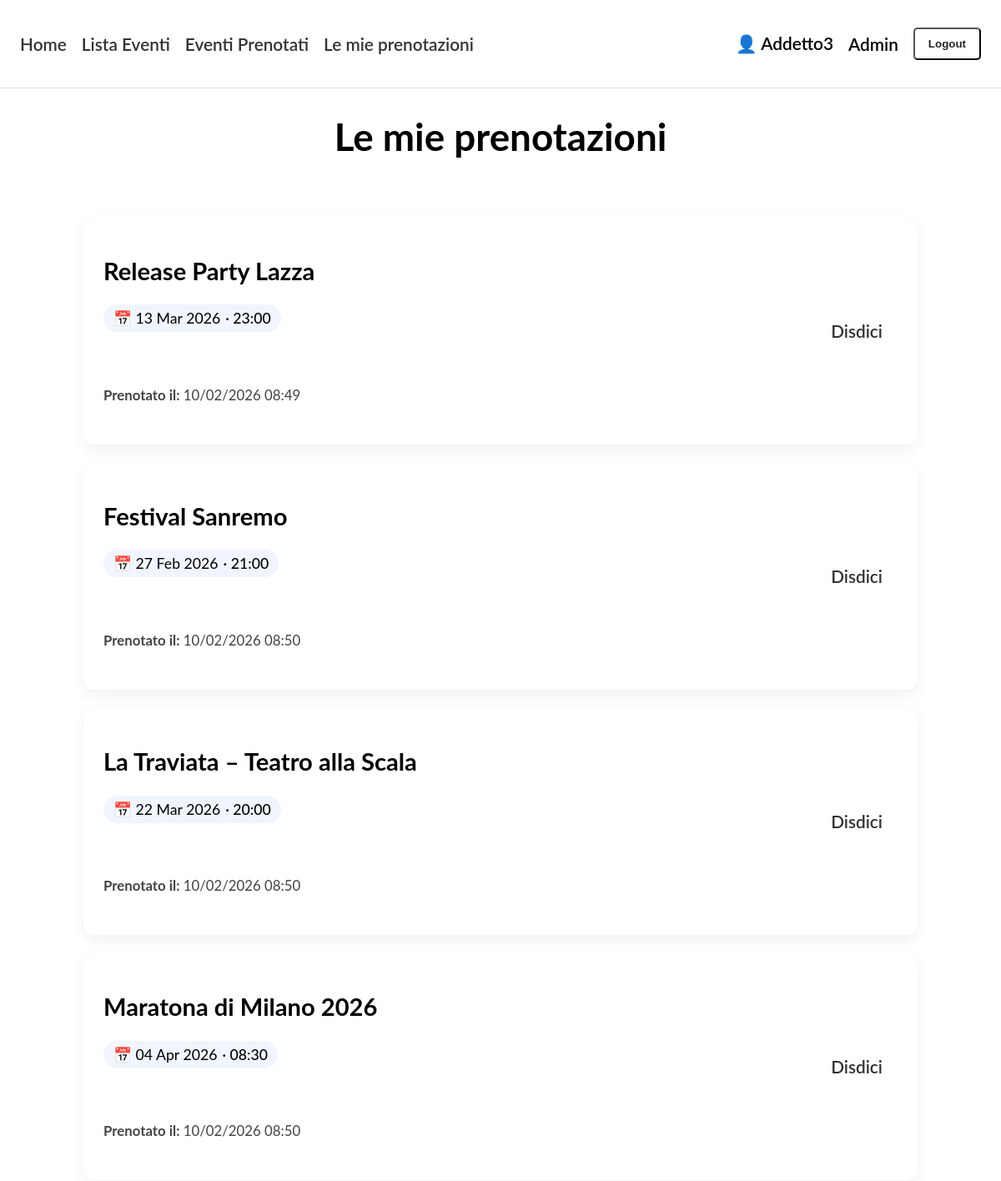
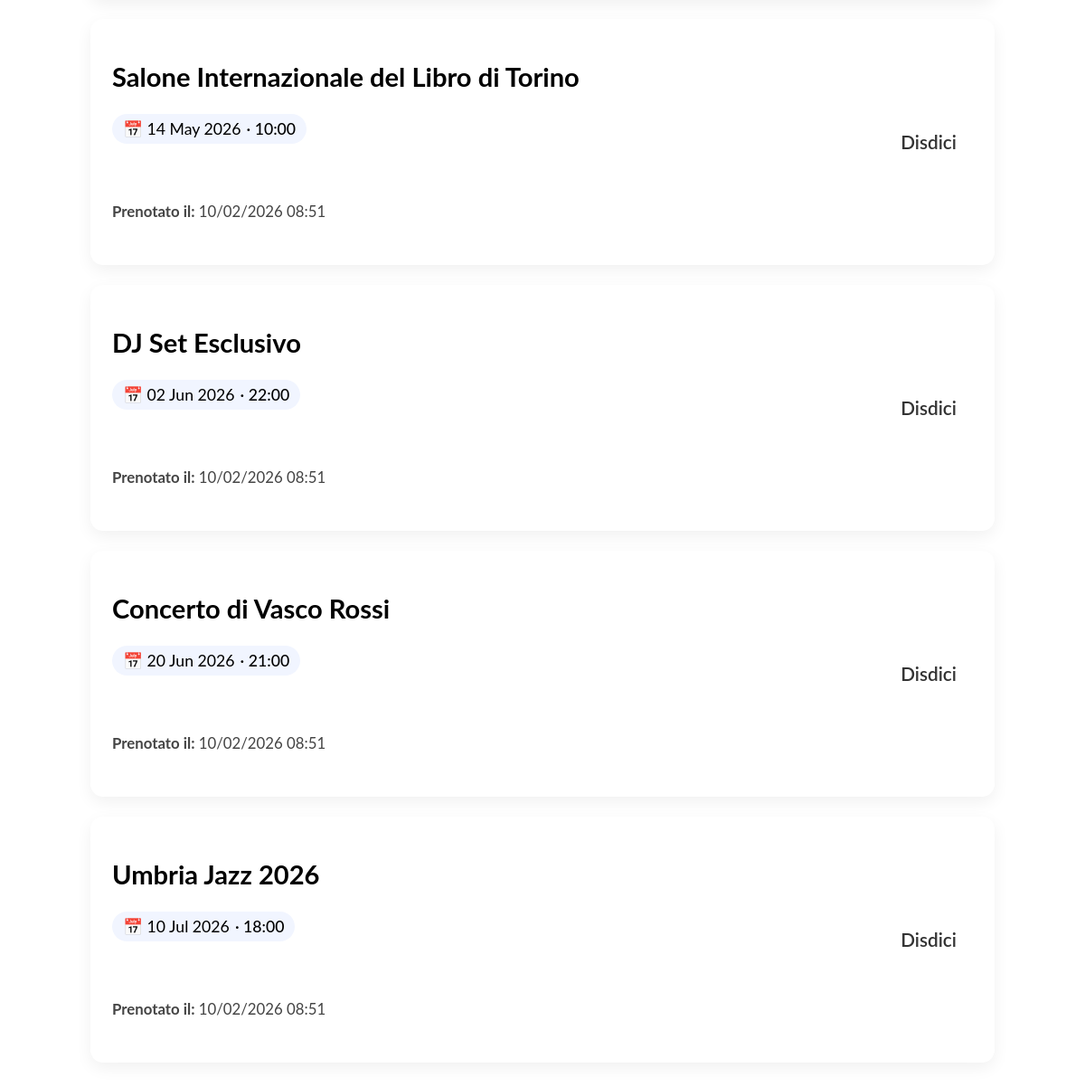
Screenshot of /events/mie-prenotazioni/ (signed in) with the database file from the repository (2 pictures, top to bottom).
### events/models.py (models this page shows, shortened)
class Prenotazione(models.Model):
    evento = models.ForeignKey(Evento, on_delete=models.CASCADE)
    utente = models.ForeignKey(User, on_delete=models.CASCADE)
    data_prenotazione = models.DateTimeField(auto_now_add=True)
    class Meta:
        unique_together = ('evento', 'utente')
        verbose_name = "Prenotazione"
        verbose_name_plural = "Prenotazioni"

class Evento(models.Model):
    titolo = models.CharField(max_length=200)
    descrizione = models.TextField(blank=True)
    data = models.DateTimeField()
    posti_totali = models.PositiveIntegerField()
    creatore = models.ForeignKey(User, on_delete=models.CASCADE)
    immagine = models.ImageField(upload_to="eventi/",blank=True,null=True)
    class Meta:
        verbose_name = "Evento"
        verbose_name_plural = "Eventi"

### events/views.py (the view)
# urls.py: path('mie-prenotazioni/', views.mie_prenotazioni, name='mie-prenotazioni'),
@login_required
def mie_prenotazioni(request):
    prenotazioni = Prenotazione.objects.filter(
        utente=request.user
    ).select_related('evento')
    return render(request, 'events/mie_prenotazioni.html', {
        'prenotazioni': prenotazioni
    })

### events/templates/events/mie_prenotazioni.html (shortened to what this page needs)
{% extends "base_generic.html" %}
{% block content %}
<h1 class="title">Le mie prenotazioni</h1>
{% if prenotazioni %}
<div class="event-list">
  {% for prenotazione in prenotazioni %}
  <div class="event-card">
    <div class="event-main">
      <div class="event-header">
        <h2 class="event-title">
          {{ prenotazione.evento.titolo }}
        </h2>
        <p class="event-date">
          📅 {{ prenotazione.evento.data|date:"d M Y" }}
          <span class="event-time">
            · {{ prenotazione.evento.data|date:"H:i" }}
          </span>
        </p>
      </div>
      <p class="event-description">
        <strong>Prenotato il:</strong>
        {{ prenotazione.data_prenotazione|date:"d/m/Y H:i" }}
      </p>
    </div>
    <div class="event-action">
      <form method="post" action="{% url 'disdici-prenotazione' prenotazione.id %}">
       <a href="#" class="btn btn-primary"onclick="this.closest('form').submit(); return false;">Disdici</a>
      </form>
    </div>
  </div>
  {% endfor %}
</div>
{% else %}
<p class="text-muted" style="text-align:center;">
  Non hai ancora effettuato prenotazioni.
</p>
{% endif %}
{% endblock %}

### events/templates/base_generic.html (shortened to what this page needs)
<!DOCTYPE html>
<html lang="en">
<head>
  {% load static %}
  <link rel="stylesheet" href="{% static 'css/styles.css' %}">
</head>
<body>
  <nav class="top-nav">
    <div class="nav-inner">
      <ul class="sidebar-nav">
        <li><a href="{% url 'index' %}">Home</a></li>
        <li><a href="{% url 'evento-list' %}">Lista Eventi</a></li>
        {% if user.is_staff %}
        <li>
          <a href="{% url 'prenotazioni-eventi' %}">
            Eventi Prenotati
          </a>
        </li>
        {% endif %}
        {% if user.is_authenticated %}
        <li>
          <a href="{% url 'mie-prenotazioni' %}">
            Le mie prenotazioni
          </a>
        </li>
        <li class="nav-user">
          👤 {{ user.get_username }}
        </li>
        {% if user.is_staff %}
        <li>
          <a href="/admin/" class="nav-admin">
            Admin
          </a>
        </li>
        {% endif %}
        <li>
          <form method="post" action="{% url 'logout' %}?next={% url 'index' %}">
            <button type="submit" class="btn btn-warning">Logout</button>
          </form>
        </li>
        {% else %}
        <li class="nav-auth"><a href="{% url 'login' %}?next=/events/">Accedi</a></li>
        <li class="nav-auth"><a href="{% url 'signup' '/' %}">Registrati</a></li>
        {% endif %}
      </ul>
    </div>
  </nav>
  <div class="container">
    {% block content %}
    {% endblock %}
  </div>
</body>
</html>

### events/static/css/styles.css (style rules this page uses)
body { font-family: "Lato", sans-serif; font-size: 1.3em; margin: 0; padding: 0; }
.top-nav { position: sticky; top: 0; z-index: 1000; background-color: #fff; border-bottom: 1px solid #ddd; padding: 12px 24px; }
.sidebar-nav { display: flex; align-items: center; list-style: none; padding-left: 0; gap: 18px; font-weight: 600; }
.nav-user { margin-left: auto; display: flex; align-items: center; gap: 8px; font-weight: 600; }
.sidebar-nav a.nav-admin { color: #000; }
.event-list { max-width: 1000px; margin: 0 auto; padding: 30px 20px; display: flex; flex-direction: column; gap: 22px; }
.event-card { background-color: white; border-radius: 14px; padding: 22px 24px; box-shadow: 0 6px 18px rgba(0,0,0,0.06); display: flex; justify-content: space-between; align-items: center; transition: transform 0.15s ease, box-shadow 0.15s ease; }
.event-main { display: flex; flex-direction: column; gap: 10px; }
.event-header { margin-bottom: 6px; }
.event-title { font-size: 1.4em; font-weight: 700; margin-bottom: 6px; }
.event-date { display: inline-flex; align-items: center; gap: 6px; background: #f1f5ff; padding: 6px 12px; border-radius: 999px; font-size: 0.85em; color: black; width: fit-content; }
.event-time { color: black; font-weight: 500; }
.event-description { margin: 0; color: #555; line-height: 1.5; max-width: 620px; }
.event-description { margin-top: 28px; max-width: 100%; font-size: 1.05rem; line-height: 1.7; color: #444; }
.event-description { font-size: 1.05rem; line-height: 1.7; color: #444; margin-bottom: 22px; }
a { color: #333; text-decoration: none; transition: color 0.15s ease; }
.title { text-align: center; font-size: 2.2em; margin: 30px 0 40px; }
.btn { display: inline-block; padding: 10px 16px; border-radius: 5px; text-decoration: none; font-weight: 600; }
.btn-primary { padding: 10px 18px; border-radius: 999px; font-weight: 600; border: none; }
.btn-warning { background-color: white; color: #212529; }

### rows the page displays
Prenotazione: evento.titolo "Release Party Lazza", evento.data "13 Mar 2026", evento.data "23:00", data_prenotazione "10/02/2026 08:49"
Prenotazione: evento.titolo "Festival Sanremo", evento.data "27 Feb 2026", evento.data "21:00", data_prenotazione "10/02/2026 08:50"
Prenotazione: evento.titolo "La Traviata – Teatro alla Scala", evento.data "22 Mar 2026", evento.data "20:00", data_prenotazione "10/02/2026 08:50"
Prenotazione: evento.titolo "Maratona di Milano 2026", evento.data "04 Apr 2026", evento.data "08:30", data_prenotazione "10/02/2026 08:50"
Prenotazione: evento.titolo "Salone Internazionale del Libro di Torino", evento.data "14 May 2026", evento.data "10:00", data_prenotazione "10/02/2026 08:51"
Prenotazione: evento.titolo "DJ Set Esclusivo", evento.data "02 Jun 2026", evento.data "22:00", data_prenotazione "10/02/2026 08:51"
Prenotazione: evento.titolo "Concerto di Vasco Rossi", evento.data "20 Jun 2026", evento.data "21:00", data_prenotazione "10/02/2026 08:51"
Prenotazione: evento.titolo "Umbria Jazz 2026", evento.data "10 Jul 2026", evento.data "18:00", data_prenotazione "10/02/2026 08:51"

### other values shown
{{ user.get_username }} "Addetto3"
